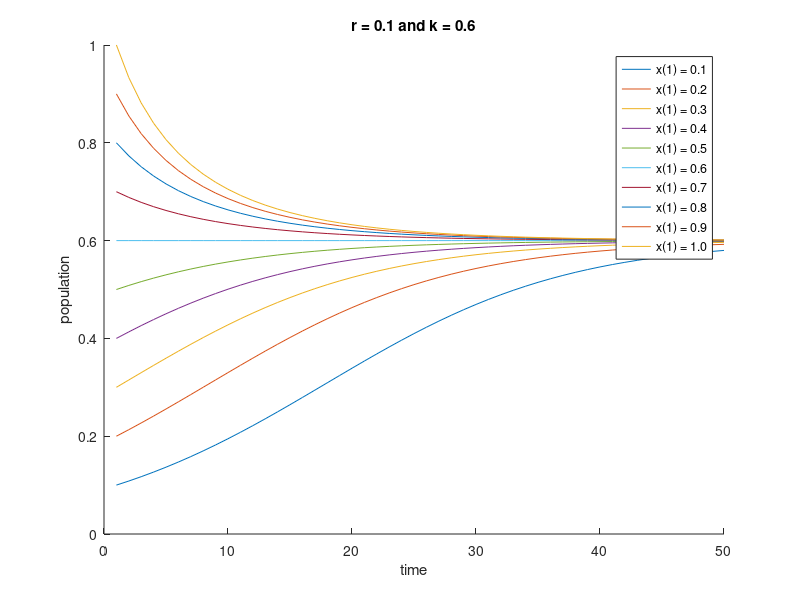
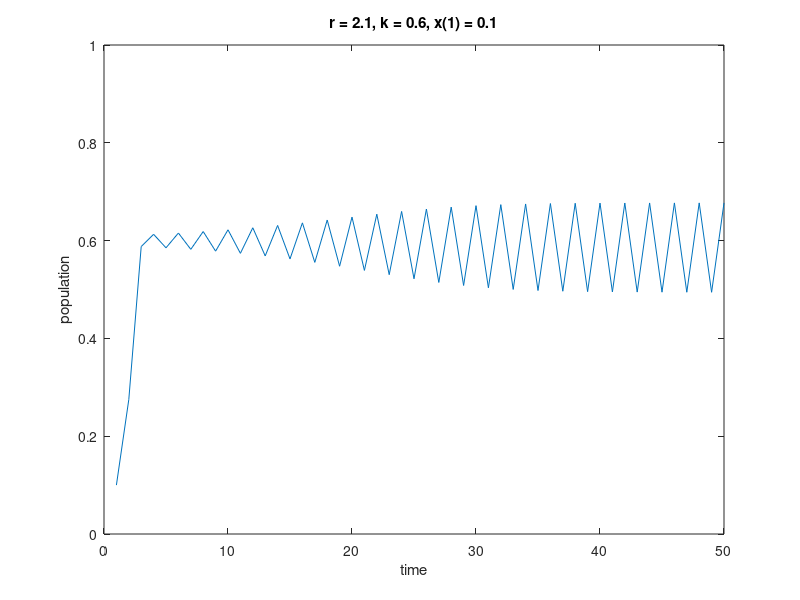
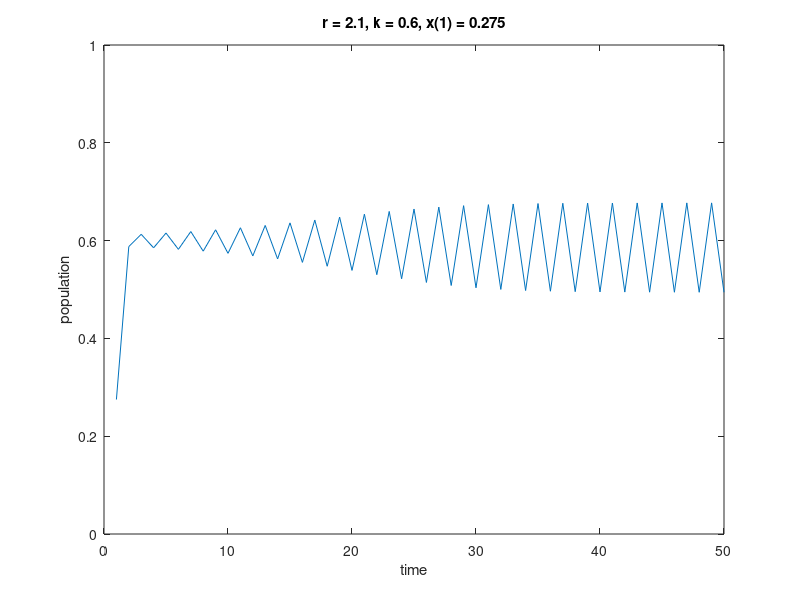
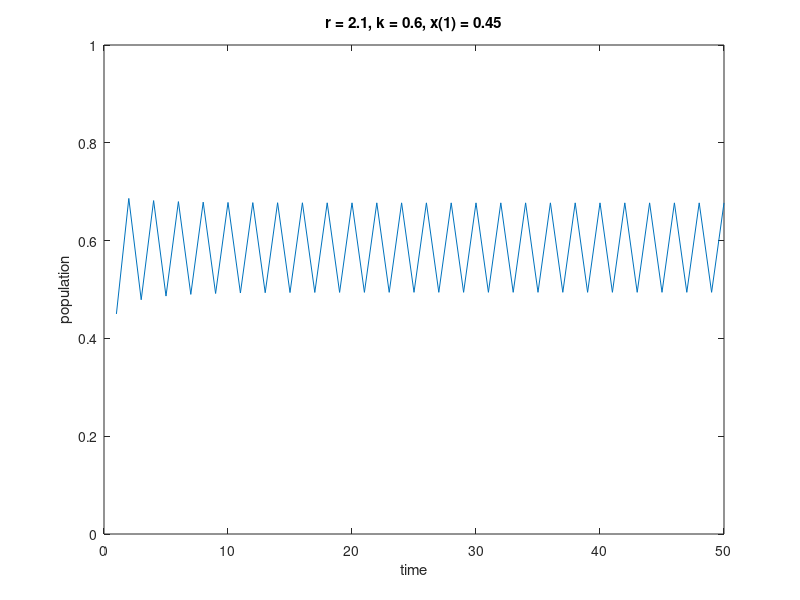

Write MATLAB code to recreate these figures, in order.
%% Day 3 - 
%% (c) Generate a time series of pops with different starting pop x(1)
initial = linspace(.1,1,10);
len = length(initial);
r = 0.1;
k = 0.6;
figure(); hold on;
for j = 1:len
    x(1) = initial(j);
    N = [1 x(1)]; % initializing array
    for n=1:49
        x(n+1) = x(n) + r*(1 - x(n) / k)*x(n); 
        N = [N; n+1 x(n+1)]; % concatinating another n-x pair onto N
    end
    plot(N(:,1),N(:,2),'DisplayName',sprintf('x(1) = %.1f',x(1)));
    title('r = 0.1 and k = 0.6');
    xlabel('time');ylabel('population');
end
legend();
hold off;
%% (d) Same thing with different r
initial = linspace(.1,.80,5);
len = length(initial);
r = 2.1;
k = 0.6;
for j = 1:len
    x(1) = initial(j);
    N = [1 x(1)]; % initializing array
    for n=1:49
        x(n+1) = x(n) + r*(1 - x(n) / k)*x(n); 
        N = [N; n+1 x(n+1)]; % concatinating another n-x pair onto N
    end
    figure; clf;
    plot(N(:,1),N(:,2));
    title(['r = 2.1, k = 0.6, x(1) = ', num2str(x(1))]);
    xlabel('time');ylabel('population');ylim([0 1])
end
%% (e) Same thing with different r - looking for a 4 cycle
initial = linspace(.1,.80,5);
len = length(initial);
r = 2.5;
k = 0.6;
for j = 1:len
    x(1) = initial(j);
    N = [1 x(1)]; % initializing array
    for n=1:49
        x(n+1) = x(n) + r*(1 - x(n) / k)*x(n); 
        N = [N; n+1 x(n+1)]; % concatinating another n-x pair onto N
    end
    figure; clf;
    plot(N(:,1),N(:,2));
    title(['r = 2.5, k = 0.6, x(1) = ', num2str(x(1))]);
    xlabel('time');ylabel('population');ylim([0 1])
end
%% (f) impossible to find a 3-cycle
%% (g) plotting actual n-cycle values per r
x(1) = 0.4; % pop initial
k = 0.6;
r = linspace(0,3,100);
len = length(r);
N = zeros(len,1);
nmax = 1e4; % running the equation many, many times
for j = 1:len
    for n=1:nmax-1
        x(n+1) = x(n) + r(j)*(1 - x(n) / k)*x(n);
    end
    plot(ones(1,nmax/2)*r(j),x(nmax/2+1:end),'.');
    hold on;
end
hold off;